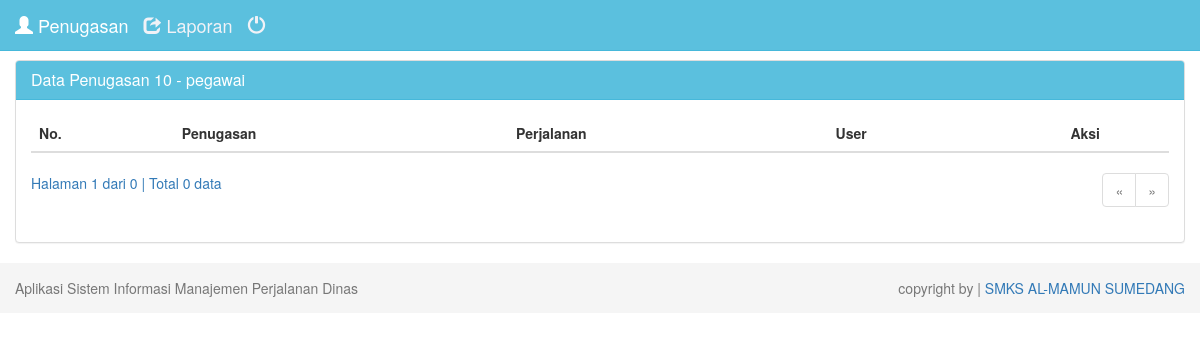
The page /index.php (signed in) on the database as committed earlier.
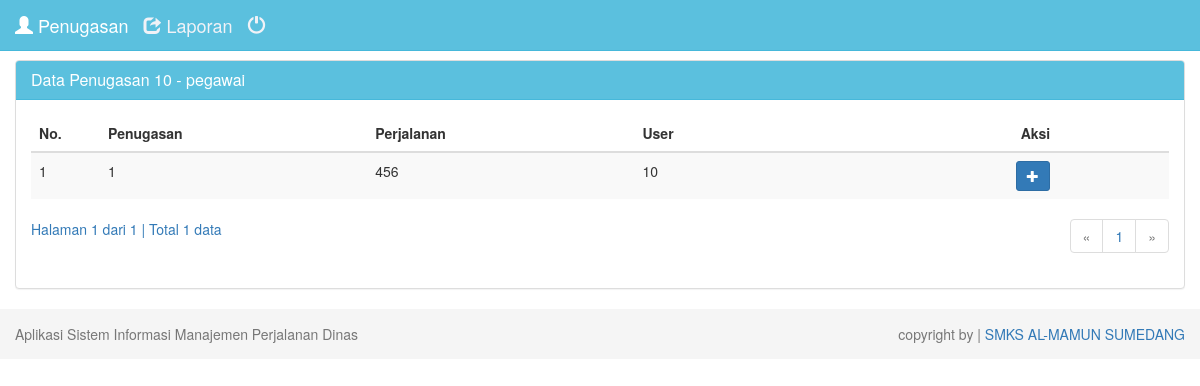
The same page on the database as committed later.
### tables this page shows
CREATE TABLE `penugasan` (
  `id_penugasan` bigint(16) NOT NULL,
  `id_perjalanan` int(20) NOT NULL,
  `id_user` int(20) NOT NULL
);

### laporan/tampil-penugasan.php (the view, shortened to what this page needs)
<div class="row">
    <div class="col-md-12">
<br>
        <div class="panel panel-default">
            <div class="panel-heading">
                <h3 class="panel-title">Data Penugasan <?php echo $_SESSION['id_user'] ." - ". $_SESSION['level']; ?></h3>
            </div>
            <div class="panel-body">
                <div class="table-responsive">
                    <table class="table table-striped table-hover">
                        <thead>
                            <tr>
                                <th>No.</th>
                                <th>Penugasan</th>
                                <th>Perjalanan</th>
                                <th>User</th>
                                <th class='center'>Aksi</th>
                            </tr>
                        </thead>
                        <tbody>
                            <?php
                            $batas = 10;
                            $idu = $_SESSION['id_user'];
                            $jumlah_record = mysqli_query($db, "SELECT * from penugasan where id_user=$idu ") or die('Ada kesalahan pada query jumlah_record: ' . mysqli_error($db));
                            $jumlah  = mysqli_num_rows($jumlah_record);
                            $halaman = ceil($jumlah / $batas);
                            $page    = (isset($_GET['hal'])) ? (int)$_GET['hal'] : 1;
                            $mulai   = ($page - 1) * $batas;
                            $no = 1;
                            $query = mysqli_query($db, "SELECT * from penugasan WHERE id_user=$idu ORDER BY id_penugasan LIMIT $mulai, $batas  ") or die('Ada kesalahan pada query penugasan: ' . mysqli_error($db));
                            while ($data = mysqli_fetch_assoc($query)) {
                                echo "  <tr>
                      <td width='20'>$no</td>
                      <td width='150'>$data[id_penugasan]</td>
                      <td width='150'>$data[id_perjalanan]</td>
                      <td width='150'>$data[id_user]</td>
                      <td width='150' class='center'>
                        <div class=''>
                       <a data-toggle='tooltip' data-placement='top' title='Edit' style='margin-right:5px' class='btn btn-primary btn-sm' href='?page=tambah-laporan&id=$data[id_penugasan]'> <i class='glyphicon glyphicon-plus'></i></a>";?>
                            <?php
                                echo "
                        </div>
                      </td>
                    </tr>";
                                $no++;
                            }
                            ?>
                        </tbody>
                    </table>
                    <?php
                    if (empty($_GET['hal'])) {
                        $halaman_aktif = '1';
                    } else {
                        $halaman_aktif = $_GET['hal'];
                    }
                    ?>
                    <a>
                        Halaman <?php echo $halaman_aktif; ?> dari <?php echo $halaman; ?> |
                        Total <?php echo $jumlah; ?> data
                    </a>
                    <nav>
                        <ul class="pagination pull-right">
                            <?php
                            if ($halaman_aktif <= '1') { ?>
                                <li class="disabled">
                                    <a href="" aria-label="Previous">
                                        <span aria-hidden="true">&laquo;</span>
                                    </a>
                                </li>
                            <?php
                            }
                            ?>
                            <?php
                            for ($x = 1; $x <= $halaman; $x++) { ?>
                                <li class="">
                                    <a href="?page=penugasan-tampil&hal=<?php echo $x ?>"><?php echo $x ?></a>
                                </li>
                            <?php
                            }
                            ?>
                            <?php
                            if ($halaman_aktif >= $halaman) { ?>
                                <li class="disabled">
                                    <a href="" aria-label="Next">
                                        <span aria-hidden="true">&raquo;</span>
                                    </a>
                                </li>
                            <?php
                            }
                            ?>
                        </ul>
                    </nav>
                </div>
            </div>
        </div>
    </div>
</div>

Rows that differ between the two databases and show on the page:
added penugasan: id_penugasan "1", id_perjalanan "456", id_user "10"
Other text that changed with them:
$halaman: "0" → "1"
$jumlah: "0" → "1"
new list line: "1"
